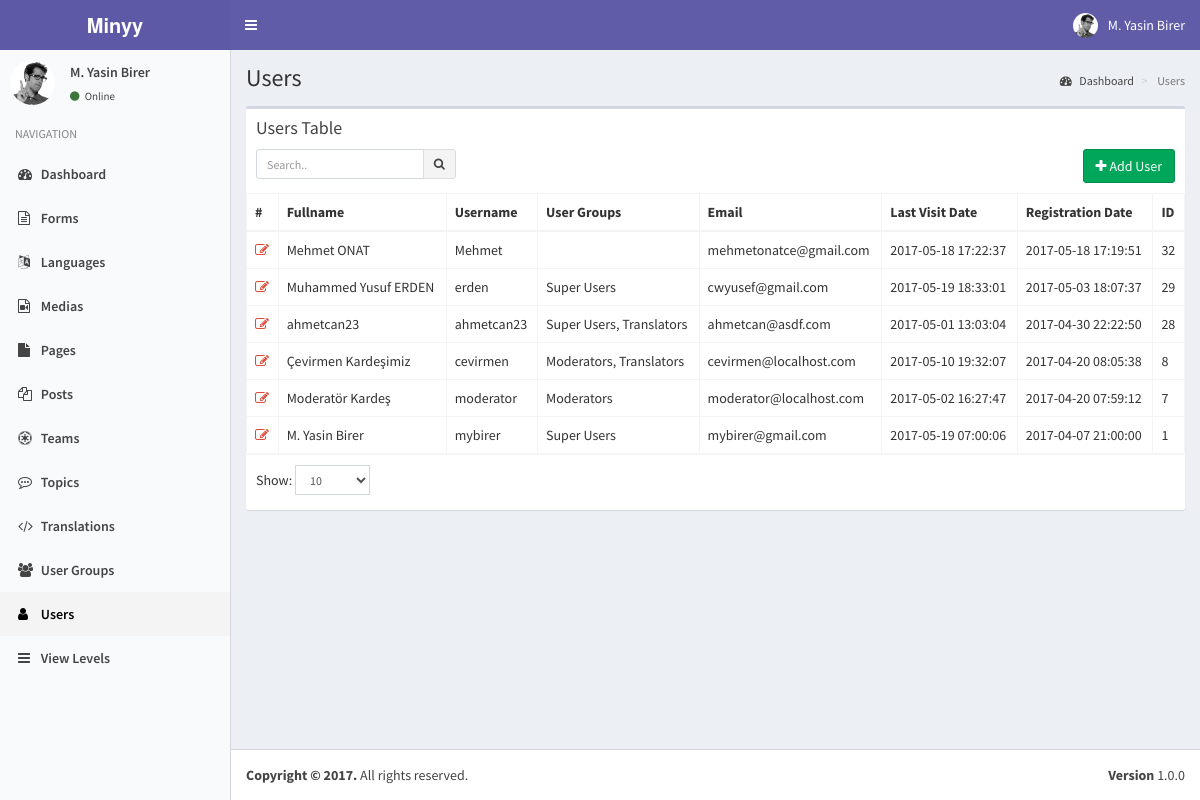
Screenshot of /index.php?controller=module&action=users (signed in) with the database file from the repository.
### tables this page shows
CREATE TABLE IF NOT EXISTS `users` (
  `pk_user_id` int(11) NOT NULL AUTO_INCREMENT,
  `username` varchar(50) NOT NULL,
  `password` varchar(50) NOT NULL,
  `email` varchar(75) NOT NULL,
  `last_visit` timestamp NOT NULL DEFAULT CURRENT_TIMESTAMP,
  `fullname` varchar(50) DEFAULT NULL,
  `registration_date` timestamp NULL DEFAULT CURRENT_TIMESTAMP,
  PRIMARY KEY (`pk_user_id`)
);

CREATE TABLE IF NOT EXISTS `modules` (
  `pk_module_id` int(11) NOT NULL AUTO_INCREMENT,
  `name` varchar(20) NOT NULL,
  `icon` varchar(30) DEFAULT NULL,
  `module_key` varchar(20) NOT NULL,
  `does` text,
  `params` text,
  PRIMARY KEY (`pk_module_id`)
);

### helpers/view_helper.php (called while the page is built, shortened)
<?php
class ViewHelper
{
    private static $__layout='public';
    public static function getView($viewFolder,$viewFile){
        Functions::requireFile('views/'.$viewFolder,$viewFile.'.php');
    }
    public static function setLayout($layout){
        self::$__layout=$layout;
    }
    public static function getHeader(){
        require_once('views/'.self::$__layout.'_header.php');
    }
}
?>

### controllers/users_controller.php (called while the page is built, shortened)
<?php
class UsersController implements ModuleInterface
{
    public static function getList($params=array()) {
        $search_term=isset($_GET['search_term']) ? Functions::clearString($_GET['search_term']) : "";
        $order_by=isset($_GET['order_by']) && !empty($_GET['order_by']) ? strtolower(Functions::clearString($_GET['order_by'])) : "id";
        $order_dir=isset($_GET['order_dir']) && !empty($_GET['order_dir']) ? strtolower(Functions::clearString($_GET['order_dir'])) : "desc";
        $limit=isset($_GET['limit']) && !empty($_GET['limit']) ? (int) Functions::clearString($_GET['limit']) : 20;
        $page=isset($_GET['page']) && !empty($_GET['page']) ? (int) Functions::clearString($_GET['page']) : 1;
        $offset=($page-1)*$limit;
        $params=[
            "search_term"=>$search_term,
            "order_by"=>$order_by,
            "order_dir"=>$order_dir,
            "limit"=>$limit,
            "offset"=>$offset
        ];
        $objList = Users::getObjList($params);
        $gparams=[
            "search_term"=>"",
            "order_by"=>"name",
            "order_dir"=>"asc",
            "limit"=>"1000",
            "offset"=>"0"
        ];
        $groupList= UserGroups::getObjList($gparams);
        ViewHelper::getView('users','users');
    }
}
?>

### index.php (called while the page is built, shortened)
<?php
require_once('helpers/view_helper.php');
require_once('helpers/functions_helper.php');
require_once('helpers/module_helper.php');
require_once('models/users_model.php');
require_once('models/user_groups_model.php');
require_once('models/view_levels_model.php');
require_once('routes.php');

### models/users_model.php (called while the page is built, shortened)
<?php
class Users implements DatabaseObject {
    public $groups;
    public function __construct($pk_user_id,$username,$password,$email,$last_visit,$fullname,$registration_date){
        $this->fullname=$fullname;
        $this->groups=$this->getUserGroups($pk_user_id);
        $this->modules=$this->getUserModules($pk_user_id);
    }
    public static function getObjList($params){
        $list = [];
        $order_dirs=array("desc","asc");
        $key=array_search($params["order_dir"],$order_dirs);
        $order_dir=$order_dirs[($key) ? $key : 0];
        $order_columns=array("pk_user_id", "username", "email", "last_visit", "fullname", "registration_date");
        $key=array_search($params["order_by"],$order_columns);
        $order_by=$order_columns[($key) ? $key : 0];
        $limit=$params["limit"] ? $params["limit"] : "20";
        $offset=$params["offset"] ? $params["offset"] : "0";
        $query="SELECT * FROM users";
        $query.=" ORDER BY $order_by $order_dir LIMIT :offset , :limit";
        $db = Db::getInstance();
        $req = $db->prepare($query);
        $req->bindValue(':limit', intval($limit), PDO::PARAM_INT);
        $req->bindValue(':offset', intval($offset), PDO::PARAM_INT);
        $req->execute();
        foreach($req->fetchAll() as $obj) {
            $list[] = new Users( $obj['pk_user_id'],
                                $obj['username'],
                                $obj['password'],
                                $obj['email'],
                                $obj['last_visit'],
                                $obj['fullname'],
                                $obj['registration_date']);
        }
        return $list;
    }
    public static function getObj($id){
        try{
            $db = Db::getInstance();
            $id = intval($id);
            $req = $db->prepare('SELECT * FROM users WHERE pk_user_id = :pk_user_id');
            $req->execute(array('pk_user_id' => $id));
            $obj = $req->fetch();
            if($obj){
                return new Users( $obj['pk_user_id'],
                                    $obj['username'],
                                    $obj['password'],
                                    $obj['email'],
                                    $obj['last_visit'],
                                    $obj['fullname'],
                                    $obj['registration_date']);
            }
            else{
                return [];
            }
        }
        catch (PDOException $e){
            return $e->getMessage();
        }
    }
    public function getUserGroups($id){
        try{
            $db = Db::getInstance();
            $id = intval($id);
            $req = $db->prepare('SELECT * FROM user_usergroup_map WHERE pk_user_id = :pk_user_id');
            $req->execute(array('pk_user_id' => $id));
            $list=[];
            foreach($req->fetchAll() as $obj) {
                $list[]= $obj['pk_group_id'];
            }
            return $list;
        }
        catch (PDOException $e){
            return $e->getMessage();
        }
    }
    public function getUserModules(){
        $modules=[];
        $params=[
            "search_term"=>"",
            "order_by"=>"name",
            "order_dir"=>"asc",
            "limit"=>"1000",
            "offset"=>"0"
        ];
        $viewLevels=ViewLevels::getObjList($params);
        foreach($viewLevels as $viewObj){
            $voGroups=json_decode($viewObj->groups);
            $voModules=json_decode($viewObj->modules,true);
            foreach($this->groups as $uoGroup){
                if(in_array($uoGroup,$voGroups)){
                    $keys = array_keys($voModules);
                    foreach($keys as $key){
                        if(array_key_exists($key,$modules)){
                            $temp=array_merge($modules[$key],$voModules[$key]);
                            $modules[$key]=array_unique($temp);
                        }
                        else{
                            $modules[$key]=$voModules[$key];
                        }
                    }
                }
            }
        }
        ksort($modules);
        return $modules;
    }
}

### models/view_levels_model.php (called while the page is built, shortened)
<?php
class ViewLevels implements DatabaseObject {
    public function __construct($pk_view_level_id,$title,$groups,$modules){
        $this->groups=$groups;
        $this->modules=$modules;
    }
    public static function getObjList($params){
        $list = [];
        $order_dirs=array("desc","asc");
        $key=array_search($params["order_dir"],$order_dirs);
        $order_dir=$order_dirs[($key) ? $key : 0];
        $order_columns=array("pk_view_level_id", "title");
        $key=array_search($params["order_by"],$order_columns);
        $order_by=$order_columns[($key) ? $key : 0];
        $limit=$params["limit"] ? $params["limit"] : "20";
        $offset=$params["offset"] ? $params["offset"] : "0";
        $query="SELECT * FROM view_levels";
        $query.=" ORDER BY $order_by $order_dir LIMIT :offset , :limit";
        $db = Db::getInstance();
        $req = $db->prepare($query);
        $req->bindValue(':limit', intval($limit), PDO::PARAM_INT);
        $req->bindValue(':offset', intval($offset), PDO::PARAM_INT);
        $req->execute();
        foreach($req->fetchAll() as $obj) {
            $list[] = new ViewLevels( $obj['pk_view_level_id'],
                                $obj['title'],
                                $obj['groups'],
                                $obj['modules']);
        }
        return $list;
    }
}

### helpers/module_helper.php (called while the page is built, shortened)
<?php
class ModuleHelper
{
    public static function getModules(){
        try{
            $db = Db::getInstance();
            $req = $db->prepare('SELECT * FROM modules');
            $req->execute();
            $res=$req->fetchAll(PDO::FETCH_ASSOC);
            $returnArray=[];
            foreach($res as $obj){
                $returnArray[$obj['module_key']]=$obj;
            }
            return $returnArray;
        }
        catch(PDOException $e){
            return [];
            var_dump($e);
            die('Die...');
        }
    }
}
?>

### models/user_groups_model.php (called while the page is built, shortened)
<?php
class UserGroups implements DatabaseObject {
    public function __construct($pk_group_id,$name){
        $this->name=$name;
    }
    public static function getObjList($params){
        $list = [];
        $order_dirs=array("desc","asc");
        $key=array_search($params["order_dir"],$order_dirs);
        $order_dir=$order_dirs[($key) ? $key : 0];
        $order_columns=array("pk_group_id", "name");
        $key=array_search($params["order_by"],$order_columns);
        $order_by=$order_columns[($key) ? $key : 0];
        $limit=$params["limit"] ? $params["limit"] : "20";
        $offset=$params["offset"] ? $params["offset"] : "0";
        $query="SELECT * FROM user_groups";
        $query.=" ORDER BY $order_by $order_dir LIMIT :offset , :limit";
        $db = Db::getInstance();
        $req = $db->prepare($query);
        $req->bindValue(':limit', intval($limit), PDO::PARAM_INT);
        $req->bindValue(':offset', intval($offset), PDO::PARAM_INT);
        $req->execute();
        foreach($req->fetchAll() as $obj) {
            $list[] = new UserGroups( $obj['pk_group_id'],
                                $obj['name']);
        }
        return $list;
    }
}

### views/users/users.php (the view, shortened to what this page needs)
<?php ViewHelper::getHeader(); ?>
<?php
    global $objList;
    global $params;
    global $groupList;
?>
<section class="content-header">
    <h1>
    </h1>
    <ol class="breadcrumb">
    <li><a href="index.php"><i class="fa fa-dashboard"></i> <?php T::__("Dashboard"); ?></a></li>
    <li class="active"> <?php T::__("Users"); ?></li>
    </ol>
</section>
<section class="content">
    <div class="row">
    <div class="col-xs-12">
        <div class="box">
        <div class="box-header">
            <h3 class="box-title"><?php T::__("Users Table"); ?></h3>
            <div class="box-toolbox">
            <form id="search-form">
            <div class="input-group input-group-sm pull-left search-form">
                <input type="text" name="table_search" class="form-control pull-right" placeholder="<?php T::__("Search.."); ?>" <?php echo !empty(Functions::getUrlVariableValue("search_term")) ? "value='".htmlspecialchars(urldecode(Functions::getUrlVariableValue("search_term")))."'" : ""; ?> />
                <div class="input-group-btn">
                <button type="submit" class="btn btn-default"><i class="fa fa-search"></i></button>
                </div>
            </div>
            </form>
            <button type="button" data-toggle="openModal" data-target="#addUserModal" class="btn btn-success pull-right">
                <i class="fa fa-plus"></i> <?php T::__("Add User"); ?>
            </button>
            </div>
        </div>
        <div class="box-body table-responsive no-padding">
            <table class="table table-hover table-bordered">
            <thead>
                <tr>
                    <th>#</th>
                    <th><?php T::__("Fullname"); ?></th>
                    <th><?php T::__("Username"); ?></th>
                    <th><?php T::__("User Groups"); ?></th>
                    <th><?php T::__("Email"); ?></th>
                    <th><?php T::__("Last Visit Date"); ?></th>
                    <th><?php T::__("Registration Date"); ?></th>
                    <th><?php T::__("ID"); ?></th>
                </tr>
            </thead>
            <tbody>
            <?php $i=$params['offset']+1; foreach($objList as $user): ?>
            <tr data-id="<?php echo $user->pk_user_id; ?>">
                <td><a data-toggle="tooltip" title="Düzenle" class="text-red" href="index.php?controller=module&action=users&do=edit&id=<?php echo $user->pk_user_id; ?>"><i class="fa fa-edit"></i></a></td>
                <td class="has-link"><?php echo $user->fullname; ?></td>
                <td class="has-link"><?php echo $user->username; ?></td>
                <td class="has-link">
                    <?php
                        $grpstr=[];
                        foreach($groupList as $groupObj){
                            if(in_array($groupObj->pk_group_id,$user->groups)){
                                $grpstr[]=$groupObj->name;
                            }
                        }
                        echo implode(", ",$grpstr);
                    ?>
                </td>
                <td class="has-link"><?php echo $user->email; ?></td>
                <td class="has-link"><?php echo $user->last_visit; ?></td>
                <td class="has-link"><?php echo $user->registration_date; ?></td>
                <td class="has-link"><?php echo $user->pk_user_id; ?></td>
            </tr>
            <?php endforeach; ?>
            </tbody></table>
        </div>
        <div class="box-footer clearfix">
            <div class="table-length dataTables_length pull-left">
                <label><?php T::__("Show:"); ?>
                    <select name="limit" class="form-control input-sm">
                    <option value="10" <?php echo Functions::getUrlVariableValue("limit")=="10" ? "selected" : ""; ?>>10</option>
                    </select>
                </label>
            </div>
        </div>
        </div>
    </div>
    </div>
</section>

### views/static/header.php (shortened to what this page needs)
<?php
global $currentUser;
?>
<a href="index.php" class="logo">
    <span class="logo-lg"><b>Minyy</b></span>
</a>
<nav class="navbar navbar-static-top">
    <a href="#" class="sidebar-toggle" data-toggle="offcanvas" role="button">
    </a>
    <div class="navbar-custom-menu">
    <ul class="nav navbar-nav">
        <li class="dropdown user user-menu">
        <a href="#" class="dropdown-toggle" data-toggle="dropdown">
            <img src="assets/img/user2-160x160.jpg" class="user-image" alt="User Image">
            <span class="hidden-xs"><?php echo $currentUser->fullname; ?></span>
        </a>
            </li>
        </ul>
    </div>
</nav>

### views/static/sidebar.php
<?php
global $currentUser;
global $MODULES;
?>
<section class="sidebar">
    <div class="user-panel">
    <div class="pull-left image">
        <img src="assets/img/user2-160x160.jpg" class="img-circle" alt="User Image">
    </div>
    <div class="pull-left info">
        <p><?php echo $currentUser->fullname; ?></p>
        <a href="#"><i class="fa fa-circle text-success"></i> <?php echo T::__('Online'); ?></a>
    </div>
    </div>
    <ul class="sidebar-menu">
    <li class="header"><?php echo T::__('NAVIGATION'); ?></li>
    <?php
    foreach($currentUser->modules as $module=>$moduleProps):
    ?>
    <li class="<?php echo Functions::isActive($module); ?>">
        <a href="index.php?controller=module&action=<?php echo $module; ?>"><i class="fa <?php echo $MODULES[$module]["icon"]; ?>"></i> <?php echo $MODULES[$module]["name"]; ?></a>
    </li>
    <?php endforeach; ?>
    </ul>
</section>

### assets/css/style.css (style rules this page uses)
.box-toolbox::after { display: block; clear: both; content: ""; }
.box-toolbox .search-form { max-width: 200px; }
.box-toolbox { margin-top: 10px; }

### rows the page displays
users: fullname "M. Yasin Birer", username "mybirer", grpstr "Super Users", email "mybirer@gmail.com", last_visit "2017-05-19 07:00:06", registration_date "2017-04-07 21:00:00", pk_user_id "1"
modules: name "Dashboard"
modules: name "Forms"
modules: name "Languages"
modules: name "Medias"
modules: name "Pages"
modules: name "Posts"
modules: name "Teams"
modules: name "Topics"
modules: name "Translations"
modules: name "User Groups"
modules: name "Users"
modules: name "View Levels"
users: fullname "Mehmet ONAT", username "Mehmet", email "mehmetonatce@gmail.com", last_visit "2017-05-18 17:22:37", registration_date "2017-05-18 17:19:51", pk_user_id "32"
users: fullname "Muhammed Yusuf ERDEN", username "erden", grpstr "Super Users", email "cwyusef@gmail.com", last_visit "2017-05-19 18:33:01", registration_date "2017-05-03 18:07:37", pk_user_id "29"
users: fullname "ahmetcan23", username "ahmetcan23", grpstr "Super Users, Translators", email "ahmetcan@asdf.com", last_visit "2017-05-01 13:03:04", registration_date "2017-04-30 22:22:50", pk_user_id "28"
users: fullname "Çevirmen Kardeşimiz", username "cevirmen", grpstr "Moderators, Translators", email "cevirmen@localhost.com", last_visit "2017-05-10 19:32:07", registration_date "2017-04-20 08:05:38", pk_user_id "8"
users: fullname "Moderatör Kardeş", username "moderator", grpstr "Moderators", email "moderator@localhost.com", last_visit "2017-05-02 16:27:47", registration_date "2017-04-20 07:59:12", pk_user_id "7"

### other values shown
$text "Online NAVIGATION Users Dashboard Users Users Table Add User Fullname Username User Groups Email Last Visit Date Registration Date ID Show:"
